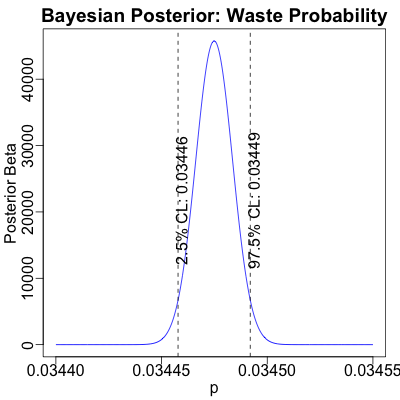

Recreate this plot in R.
## Created on Thursday, September  2, 2021 at 3:18pm EDT by Weekend Editor on WeekendEditorMachine.
## Copyright (c) 2021, SomeWeekendReading.blog.  All rights reserved.  As if you care.

toolsDir <- "../../tools"                              # Random tools available from the author
source(file.path(toolsDir, "graphics-tools.r"))        # Various graphics tools

doit <- function(k = 15100000, N = 438000000, pmin = 0.03440, pmax = 0.03455, clps = c(0.025, 0.975),
                 plotFile = "./2021-09-02-vaccine-waste.png") {
  withPNG(plotFile, 400, 400, FALSE, function() {      # Capture graphics to a file
    withPars(function() {                              # Save/restore graphics parameters
      ps        <- seq(from = pmin, to = pmax, length.out = 1000)
      betaProbs <- sapply(ps, function(p) { dbeta(p, k + 1, N - k + 1) })
      plot(x = ps, y = betaProbs, type = "l", col = "blue",
           xlim = c(pmin, pmax), xlab = "p", ylab = "Posterior Beta",
           main = "Bayesian Posterior: Waste Probability")
      sapply(clps, function(p) {                       # Draw lines at 95% confidence limits
        cl <- qbeta(p, k + 1, N - k + 1)               # Next confidence limit
        abline(v = qbeta(p, k + 1, N - k + 1), lty = "dashed")
        text(x = cl, y = 0.5 * max(betaProbs), srt = 90, pos = 1,
             labels = sprintf("%.1f%% CL: %.5f", 100.0 * p, cl))
      })                                               #
    }, pty = "m",                                      # Maximal plotting area
       bg  = "white",                                  # White background
       mar = c(3, 3, 2, 1),                            # Pull in on margins a bit
       mgp = c(1.7, 0.5, 0),                           # Axis title, labels, ticks
       ps  = 16)                                       # Larger type size for file capture
  })                                                   #
  invisible(NA)                                        # Return nothing of interest
}                                                      #
